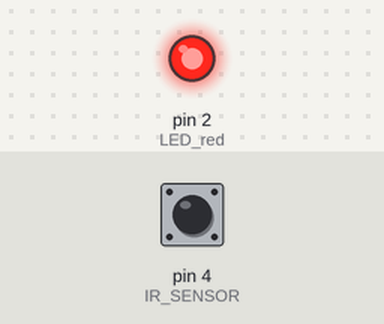
This sketch was run on a simulated Arduino Uno, built with avr-gcc and run on an emulated ATmega328P. Shown: output pins drawn as LEDs (lit = HIGH). Dashed ring = blinking. The inputs (shaded band) are chosen by the test bench; at power-on: pin 4 (IR_SENSOR) LOW. What the sketch prints to the serial monitor is not drawn.

Above: at 1.2 s.
1.3 s: pin 4 (IR_SENSOR) driven HIGH
At 2.5 s:
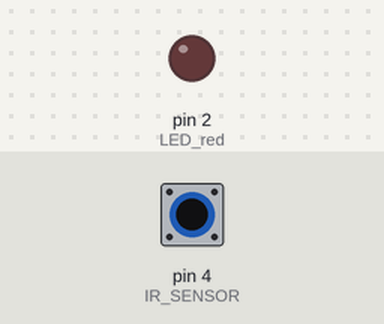
2.8 s: pin 4 (IR_SENSOR) driven LOW
At 3.8 s:
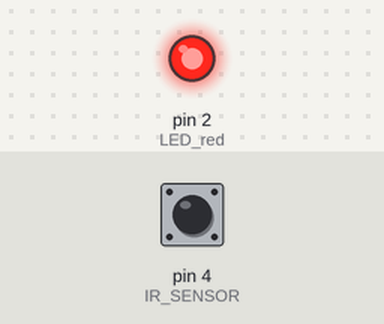
5.8 s: pin 4 (IR_SENSOR) pulsed HIGH 2 times (0.12 s each, 0.3 s apart)
At 6.01 s:
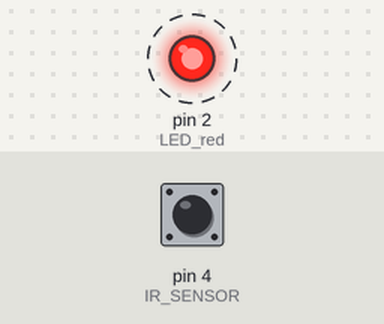
9.4 s: pin 4 (IR_SENSOR) pulsed HIGH 5 times (0.12 s each, 0.3 s apart)
At 11.8 s:
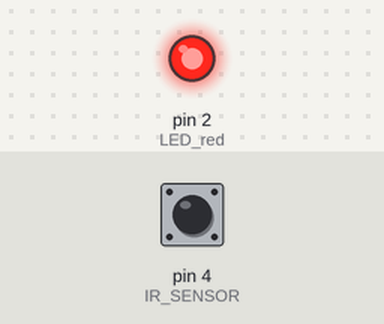
Timing chart, 0 to 13.3 s (numbered marks = the images above; inputs shaded):
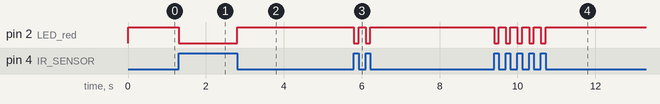

Measured:
- after the input at 1.3 s, pin 2 (LED_red): HIGH → LOW at once
- after the input at 2.8 s, pin 2 (LED_red): LOW → HIGH at once
- after the input at 5.8 s, pin 2 (LED_red): alternates HIGH for 0.18 s and LOW for 0.12 s, 4 changes in all, then stays HIGH, starting at once
- after the input at 9.4 s, pin 2 (LED_red): alternates HIGH for 0.18 s and LOW for 0.12 s, 10 changes in all, then stays HIGH, starting at once

The sketch:

IR_sensor.ino
```cpp
#define IR_SENSOR    4
#define LED_red    2


void setup() {
  // initialize digital pin IR_SENSOR and LED_red as an output.
  Serial.begin(115200);  // initialize serial monitor
  pinMode(IR_SENSOR, INPUT);
  pinMode(LED_red, OUTPUT);
}

// the loop function runs over and over again forever
void loop() {
  if(digitalRead(4)==1){
    digitalWrite(LED_red, LOW);
    Serial.println("turn OFF");

  }
  if(digitalRead(4)==0){
    digitalWrite(LED_red,HIGH);
    Serial.println("turn on");
  }
}
```
